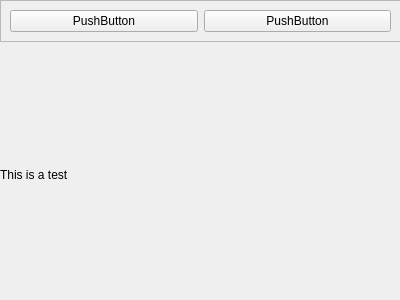
<?xml version="1.0" encoding="UTF-8"?>
<ui version="4.0">
 <class>Form</class>
 <widget class="QWidget" name="Form">
  <property name="geometry">
   <rect>
    <x>0</x>
    <y>0</y>
    <width>400</width>
    <height>300</height>
   </rect>
  </property>
  <property name="windowTitle">
   <string>Form</string>
  </property>
  <widget class="QWidget" name="">
   <property name="geometry">
    <rect>
     <x>0</x>
     <y>0</y>
     <width>401</width>
     <height>301</height>
    </rect>
   </property>
   <layout class="QVBoxLayout" name="verticalLayout">
    <item>
     <widget class="QFrame" name="frame">
      <property name="frameShape">
       <enum>QFrame::StyledPanel</enum>
      </property>
      <property name="frameShadow">
       <enum>QFrame::Raised</enum>
      </property>
      <layout class="QHBoxLayout" name="horizontalLayout_2">
       <item>
        <widget class="QPushButton" name="pushButton_2">
         <property name="text">
          <string>PushButton</string>
         </property>
        </widget>
       </item>
       <item>
        <widget class="QPushButton" name="pushButton">
         <property name="text">
          <string>PushButton</string>
         </property>
        </widget>
       </item>
      </layout>
     </widget>
    </item>
    <item>
     <spacer name="verticalSpacer_2">
      <property name="orientation">
       <enum>Qt::Vertical</enum>
      </property>
      <property name="sizeHint" stdset="0">
       <size>
        <width>20</width>
        <height>40</height>
       </size>
      </property>
     </spacer>
    </item>
    <item>
     <widget class="QLabel" name="label">
      <property name="text">
       <string>This is a test</string>
      </property>
     </widget>
    </item>
    <item>
     <spacer name="verticalSpacer">
      <property name="orientation">
       <enum>Qt::Vertical</enum>
      </property>
      <property name="sizeHint" stdset="0">
       <size>
        <width>20</width>
        <height>40</height>
       </size>
      </property>
     </spacer>
    </item>
   </layout>
  </widget>
 </widget>
 <resources/>
 <connections/>
</ui>
